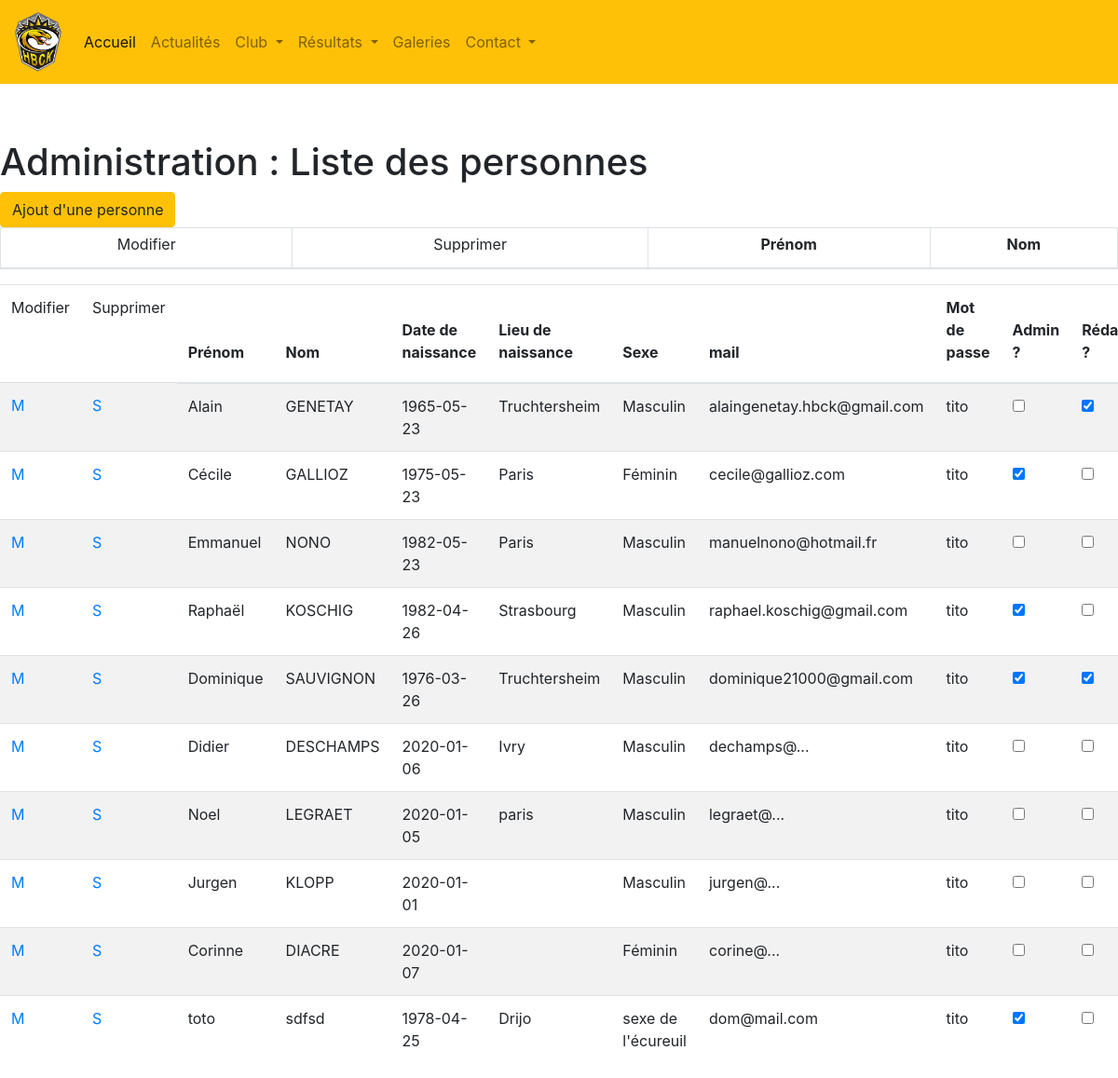
The page /src/body/personne-liste.php on the database its author committed.
### tables this page shows
CREATE TABLE `personne` (
  `per_id` int(11) NOT NULL,
  `per_nom` varchar(255) NOT NULL,
  `per_prenom` varchar(255) DEFAULT NULL,
  `per_date_nais` date DEFAULT NULL,
  `per_lieu_nais` varchar(255) DEFAULT NULL,
  `per_sexe` tinyint(50) NOT NULL,
  `per_mail` varchar(255) NOT NULL,
  `per_mdp` varchar(50) NOT NULL,
  `per_admin` int(1) NOT NULL DEFAULT '0',
  `per_redac` int(1) NOT NULL DEFAULT '0',
  `per_contact_ext` int(1) NOT NULL DEFAULT '0',
  `per_created_at` datetime NOT NULL,
  `per_updated_at` datetime DEFAULT NULL,
  `per_deleted_at` datetime DEFAULT NULL
);

CREATE TABLE `sexe` (
  `sex_id` int(11) NOT NULL,
  `sex_intitule` varchar(20) NOT NULL,
  `sex_created_at` datetime NOT NULL,
  `sex_updated_at` datetime DEFAULT NULL,
  `sex_deleted_at` datetime DEFAULT NULL
);

### src/class/PersonneBase.php (called while the page is built, shortened)
<?php
class PersonneBase
{
    public function getPersonnesActives($db){
        $sql_pa = "SELECT * FROM personne ";
        $sql_pa .= " inner join sexe on personne.per_sexe = sexe.sex_id ";
        $sql_pa .= " where per_deleted_at is null";
        $rs_pa = $db->query($sql_pa);
        return $rs_pa;
    }
}

### src/body/personne-liste.php (the view, shortened to what this page needs)
<?php
require_once '../class/PersonneBase.php';
$o_pdo = new Database();
$o_conn = $o_pdo->makeConnect();
$o_pers = new PersonneBase();
$personnes = $o_pers->getPersonnesActives($o_conn);
$pers = $personnes->fetchall();
include('../includes/head.php');
include('../includes/header.php');
?>
<link rel="stylesheet" href="https://stackpath.bootstrapcdn.com/bootstrap/4.4.1/css/bootstrap.min.css">
<h1>Administration : Liste des personnes</h1>
<a href="personne-details.php?mode=nouveau">
    <button class="btn btn-warning" type="submit">Ajout d'une personne</button>
</a>
<div class="table-responsive">
    <table id="listePersonne" class="table table-striped table-bordered table-sm">
        <thead>
            <tr>
                <td>Modifier</td>
                <td>Supprimer</td>
                <th scope="col"><label for="prenom">Prénom</label></th>
                <th scope="col"><label for="nom">Nom</label></th>
<table class="table table-striped">
    <thead>
        <tr>
            <td>Modifier</td>
            <td>Supprimer</td>
            <th><label for="prenom">Prénom</label></th>
            <th><label for="nom">Nom</label></th>
            <th><label for="date_naiss">Date de naissance</label></th>
            <th><label for="lieu_naiss">Lieu de naissance</label></th>
            <th><label for="sexe">Sexe</label></th>
            <th><label for="mail">mail</label></th>
            <th><label for="mdp">Mot de passe</label></th>
            <th><label for="admin">Admin ?</label></th>
            <th><label for="redacteur">Rédacteur ?</label></th>
        </tr>
    </thead>
    <?php foreach ($pers as $p){ ?>
    <tr>
        <td><a href="personne-details.php?mode=modif&id=<?php echo $p['per_id']?>">M</td>
        <td><a href="../traitements/personne-suppression.php?id=<?php echo $p['per_id']?>">S</td>
        <td><?php echo $p["per_prenom"]?></td>
        <td><?php echo $p["per_nom"] ?></td>
        <td><?php echo $p["per_date_nais"] ?></td>
        <td><?php echo $p["per_lieu_nais"]?></td>
        <td><?php echo $p["sex_intitule"] ?></td>
        <td><?php echo $p["per_mail"]?></td>
        <td><?php echo $p["per_mdp"] ?></td>
        <td>
            <input type="checkbox" name="admin" value="admin" <?php if ($p["per_admin"] ==1) echo "checked" ?> >
        </td>
        <td>
            <input type="checkbox" name="redac" value="redac" <?php if ($p["per_redac"] ==1) echo "checked" ?> >
        </td>
        </tr>
    <?php } ?>
</table>

### src/css/style.css (style rules this page uses)
#listePersonne thead { text-align: center; }

### rows shown on the page
personne: per_prenom "Alain", per_nom "GENETAY", per_date_nais "1965-05-23", per_lieu_nais "Truchtersheim", sexe.sex_intitule "Masculin", per_mail "alaingenetay.hbck@gmail.com", per_mdp "tito", per_redac "☑"
personne: per_prenom "Cécile", per_nom "GALLIOZ", per_date_nais "1975-05-23", per_lieu_nais "Paris", sexe.sex_intitule "Féminin", per_mail "cecile@gallioz.com", per_mdp "tito", per_admin "☑"
personne: per_prenom "Emmanuel", per_nom "NONO", per_date_nais "1982-05-23", per_lieu_nais "Paris", sexe.sex_intitule "Masculin", per_mail "manuelnono@hotmail.fr", per_mdp "tito"
personne: per_prenom "Raphaël", per_nom "KOSCHIG", per_date_nais "1982-04-26", per_lieu_nais "Strasbourg", sexe.sex_intitule "Masculin", per_mail "raphael.koschig@gmail.com", per_mdp "tito", per_admin "☑"
personne: per_prenom "Dominique", per_nom "SAUVIGNON", per_date_nais "1976-03-26", per_lieu_nais "Truchtersheim", sexe.sex_intitule "Masculin", per_mail "dominique21000@gmail.com", per_mdp "tito", per_admin "☑", per_redac "☑"
personne: per_prenom "Didier", per_nom "DESCHAMPS", per_date_nais "2020-01-06", per_lieu_nais "Ivry", sexe.sex_intitule "Masculin", per_mail "dechamps@...", per_mdp "tito"
personne: per_prenom "Noel", per_nom "LEGRAET", per_date_nais "2020-01-05", per_lieu_nais "paris", sexe.sex_intitule "Masculin", per_mail "legraet@...", per_mdp "tito"
personne: per_prenom "Jurgen", per_nom "KLOPP", per_date_nais "2020-01-01", sexe.sex_intitule "Masculin", per_mail "jurgen@...", per_mdp "tito"
personne: per_prenom "Corinne", per_nom "DIACRE", per_date_nais "2020-01-07", sexe.sex_intitule "Féminin", per_mail "corine@...", per_mdp "tito"
personne: per_prenom "toto", per_nom "sdfsd", per_date_nais "1978-04-25", per_lieu_nais "Drijo", sexe.sex_intitule "sexe de l'écureuil", per_mail "dom@mail.com", per_mdp "tito", per_admin "☑"
